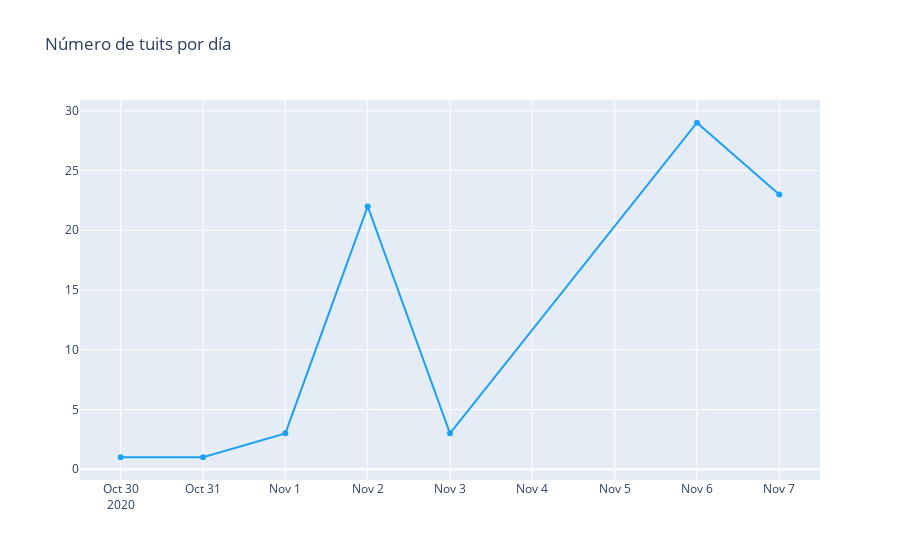

Source (notebook cell):
### Code cell
trace = go.Scatter(x=temp.fecha.values,
                   y=temp.cnt.values,
                   text=[f"Fecha: {f}<br>Tuits: {c}" for f,c in zip(temp.fecha.values,temp.cnt.values)],
                   hoverinfo='text',
                   mode='lines+markers',
                   name='Días',
                   line={'color':'#1DA1F2'})
layout = go.Layout(title='Número de tuits por día')
fig = go.Figure(data=[trace], layout=layout)
iplot(fig)

### Figure 1 — Plotly figure (JSON) as saved in the notebook; plotly's stock layout.template omitted (floating-point values rounded to 4 significant figures)
{"data": [{"hoverinfo": "text", "line": {"color": "#1DA1F2"}, "mode": "lines+markers", "name": "Días", "text": ["Fecha: 2020-10-30<br>Tuits: 1", "Fecha: 2020-10-31<br>Tuits: 1", "Fecha: 2020-11-01<br>Tuits: 3", "Fecha: 2020-11-02<br>Tuits: 22", "Fecha: 2020-11-03<br>Tuits: 3", "Fecha: 2020-11-06<br>Tuits: 29", "Fecha: 2020-11-07<br>Tuits: 23"], "type": "scatter", "x": ["2020-10-30", "2020-10-31", "2020-11-01", "2020-11-02", "2020-11-03", "2020-11-06", "2020-11-07"], "y": [1, 1, 3, 22, 3, 29, 23]}], "layout": {"title": {"text": "Número de tuits por día"}}}
